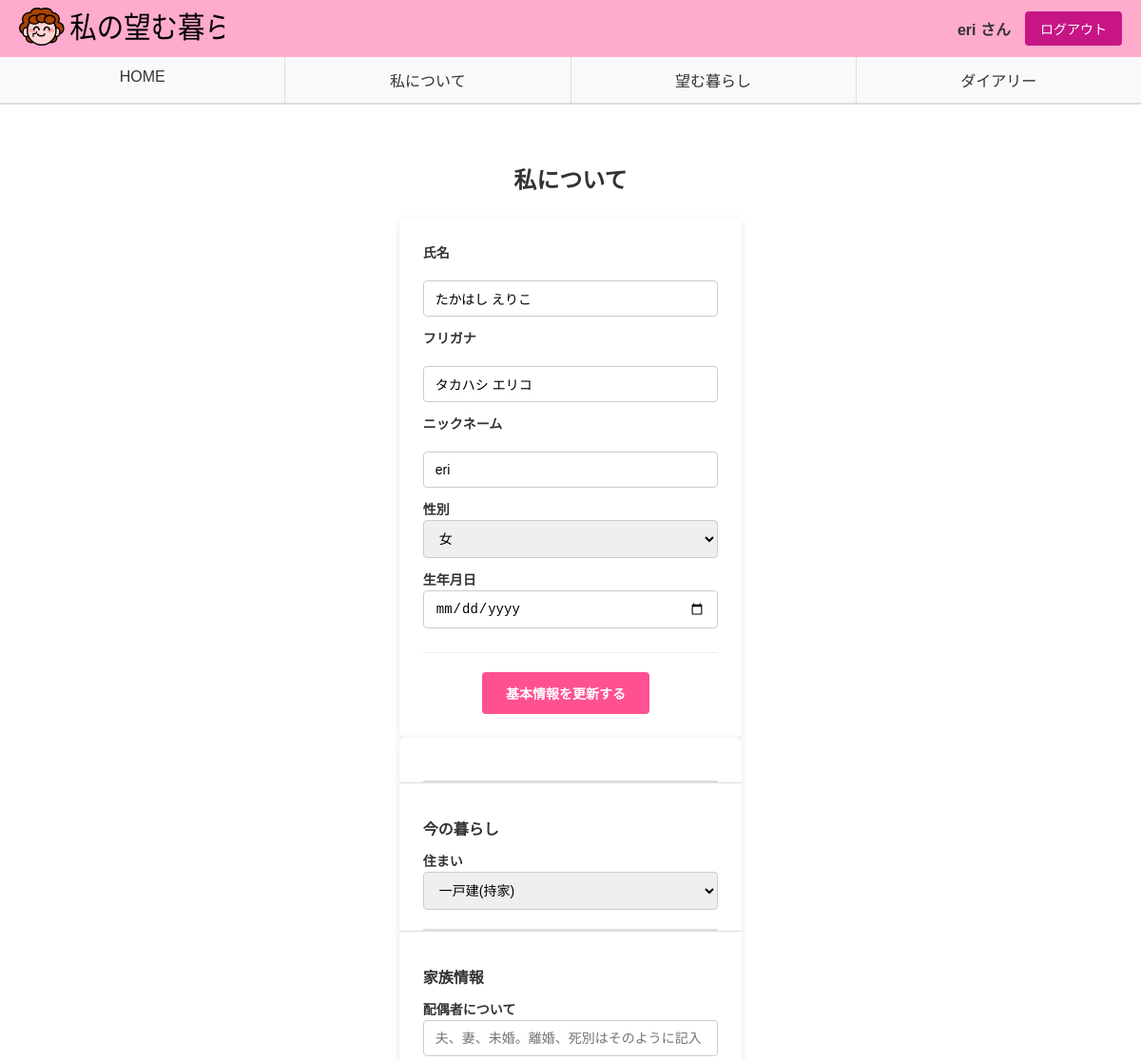
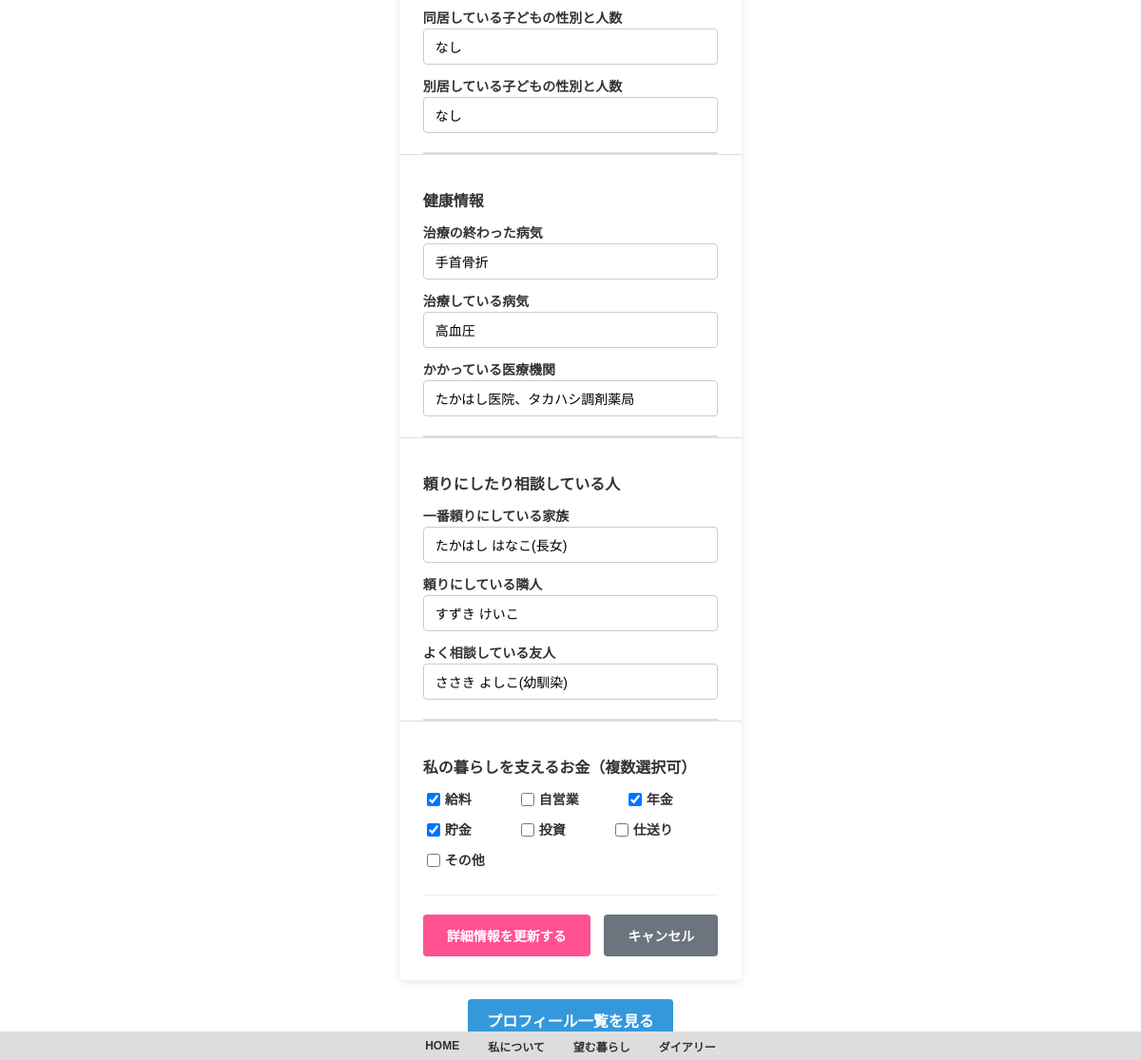
Screenshot of /profile (signed in) with the database file from the repository (2 pictures, top to bottom).
### tables this page shows
CREATE TABLE users (
                id INTEGER PRIMARY KEY AUTOINCREMENT,
                user_id VARCHAR(50) UNIQUE NOT NULL,
                email VARCHAR(100) UNIQUE NOT NULL,
                password VARCHAR(255) NOT NULL,
                user_type VARCHAR(20) DEFAULT 'self' CHECK(user_type IN ('self', 'family')),
                name VARCHAR(100),
                furigana VARCHAR(100),
                nickname VARCHAR(50),
                gender VARCHAR(10) CHECK(gender IN ('男', '女', 'その他')),
                birth_date DATE,
                family_id1 INTEGER,
                family_id2 INTEGER,
                family_id3 INTEGER,
                created_at TIMESTAMP DEFAULT CURRENT_TIMESTAMP,
                updated_at TIMESTAMP DEFAULT CURRENT_TIMESTAMP
            );

CREATE TABLE profiles (
                id INTEGER PRIMARY KEY AUTOINCREMENT,
                user_id VARCHAR(50) NOT NULL,
                home VARCHAR(100),
                spouse TEXT,
                children_living TEXT,
                children_separate TEXT,
                treated_illness TEXT,
                under_treatment TEXT,
                medical_facilities TEXT,
                most_relied_family TEXT,
                trusted_neighbor TEXT,
                consulted_friend TEXT,
                money_sources TEXT,
                created_at TIMESTAMP DEFAULT CURRENT_TIMESTAMP,
                updated_at TIMESTAMP DEFAULT CURRENT_TIMESTAMP,
                FOREIGN KEY (user_id) REFERENCES users (user_id)
            );

### app.py (the view)
@app.route("/profile")
@login_required
def profile():
    user_data = db.get_user_by_id(session["user_id"])
    profile_data = db.get_profile_by_user_id(session["user_id"])
    return render_template("profile.html", user=user_data, profile=profile_data)

### templates/profile.html (shortened to what this page needs)
{% extends "base.html" %}
{% block nickname %}{{ session.get('nickname', 'ゲスト') }}{% endblock %}
{% block content %}
<div class="user-registration">
    <h2>私について</h2>
    <form method="POST" action="{{ url_for('update_user') }}" class="registration-form">
        <div class="form-group">
            <label for="name">氏名</label><br>
            <input type="text" id="name" name="name" value="{{ user[5] if user and user[5] else '' }}" placeholder="氏名を入力">
        </div>
        <div class="form-group">
            <label for="furigana">フリガナ</label><br>
            <input type="text" id="furigana" name="furigana" value="{{ user[6] if user and user[6] else '' }}" placeholder="フリガナを入力">
        </div>
        <div class="form-group">
            <label for="nickname">ニックネーム</label><br>
            <input type="text" id="nickname" name="nickname" value="{{ user[7] if user and user[7] else '' }}" placeholder="表示名を入力">
        </div>
        <div class="form-group">
            <label for="gender">性別</label>
            <select id="gender" name="gender">
                <option value="女" {% if user and user[8]=='女' %}selected{% endif %}>女</option>
            </select>
        </div>
        <div class="form-group">
            <label for="birth_date">生年月日</label>
            <input type="date" id="birth_date" name="birth_date" value="{{ user[9] if user and user[9] else '' }}">
        </div>
        <div class="form-actions">
            <button type="submit" class="submit-btn">基本情報を更新する</button>
        </div>
    </form>
    <form method="POST" action="{{ url_for('update_profile') }}" class="registration-form">
        <div class="family-section">
            <h3>今の暮らし</h3>
            <div class="form-group">
                <label for="home">住まい</label>
                <select id="home" name="home">
                    <option value="一戸建(持家)" {% if profile and profile[2]=='一戸建(持家)' %}selected{% endif %}>一戸建(持家)</option>
                </select>
            </div>
        </div>
        <div class="family-section">
            <h3>家族情報</h3>
            <div class="form-group">
                <label for="spouse">配偶者について</label>
                <input type="text" id="spouse" name="spouse" value="{{ profile[3] if profile and profile[3] else '' }}" placeholder="夫、妻、未婚。離婚、死別はそのように記入">
            </div>
            <div class="form-group">
                <label for="children_living">同居している子どもの性別と人数</label>
                <input type="text" id="children_living" name="children_living" value="{{ profile[4] if profile and profile[4] else '' }}" placeholder="同居 男1人、女2人">
            </div>
            <div class="form-group">
                <label for="children_separate">別居している子どもの性別と人数</label>
                <input type="text" id="children_separate" name="children_separate" value="{{ profile[5] if profile and profile[5] else '' }}" placeholder="別居 男2人、女1人">
            </div>
        </div>
        <div class="family-section">
            <h3>健康情報</h3>
            <div class="form-group">
                <label for="Treated-illness">治療の終わった病気</label>
                <input type="text" id="Treated-illness" name="Treated-illness" value="{{ profile[6] if profile and profile[6] else '' }}" placeholder="治療の終わった病気">
            </div>
            <div class="form-group">
                <label for="under-treatment">治療している病気</label>
                <input type="text" id="under-treatment" name="under-treatment" value="{{ profile[7] if profile and profile[7] else '' }}" placeholder="治療している病気">
            </div>
            <div class="form-group">
                <label for="receiving-treatment">かかっている医療機関</label>
                <input type="text" id="receiving-treatment" name="receiving-treatment" value="{{ profile[8] if profile and profile[8] else '' }}" placeholder="例: ◯◯病院、◯◯医院、◯◯調剤薬局">
            </div>
        </div>
        <div class="family-section">
            <h3>頼りにしたり相談している人</h3>
                <div class="form-group">
                    <label for="most-relied-upon-family">一番頼りにしている家族</label>
                    <input type="text" id="most-relied-upon-family" name="most-relied-upon-family" value="{{ profile[9] if profile and profile[9] else '' }}" placeholder="例: 山田 太郎(長男)">
                </div>
                <div class="form-group">
                    <label for="trusted-neighbor">頼りにしている隣人</label>
                    <input type="text" id="trusted-neighbor" name="trusted-neighbor" value="{{ profile[10] if profile and profile[10] else '' }}" placeholder="例: 鈴木 花子">
                </div>
                <div class="form-group">
                    <label for="consulted-friend">よく相談している友人</label>
                    <input type="text" id="consulted-friend" name="consulted-friend" value="{{ profile[11] if profile and profile[11] else '' }}" placeholder="例: 佐藤 次郎(サークルの友人)">
                </div>
            </div>
            <div class="family-section">
                <h3>私の暮らしを支えるお金（複数選択可）</h3>
                <div class="form-group">
                    <div class="checkbox-grid">
                        <div class="checkbox-row">
                            <div class="checkbox-item">
                                <input type="checkbox" id="salary" name="money" value="給料" {% if profile and profile[12] and '給料' in profile[12] %}checked{% endif %}>
                                <label for="salary">給料</label>
                            </div>
                            <div class="checkbox-item">
                                <input type="checkbox" id="self-employed" name="money" value="自営業" {% if profile and profile[12] and '自営業' in profile[12] %}checked{% endif %}>
                                <label for="self-employed">自営業</label>
                            </div>
                            <div class="checkbox-item">
                                <input type="checkbox" id="pension" name="money" value="年金" {% if profile and profile[12] and '年金' in profile[12] %}checked{% endif %}>
                                <label for="pension">年金</label>
                            </div>
                        </div>
                        <div class="checkbox-row">
                            <div class="checkbox-item">
                                <input type="checkbox" id="savings" name="money" value="貯金" {% if profile and profile[12] and '貯金' in profile[12] %}checked{% endif %}>
                                <label for="savings">貯金</label>
                            </div>
                            <div class="checkbox-item">
                                <input type="checkbox" id="investment" name="money" value="投資" {% if profile and profile[12] and '投資' in profile[12] %}checked{% endif %}>
                                <label for="investment">投資</label>
                            </div>
                            <div class="checkbox-item">
                                <input type="checkbox" id="remittance" name="money" value="仕送り" {% if profile and profile[12] and '仕送り' in profile[12] %}checked{% endif %}>
                                <label for="remittance">仕送り</label>
                            </div>
                        </div>
                        <div class="checkbox-row">
                            <div class="checkbox-item">
                                <input type="checkbox" id="other" name="money" value="その他" {% if profile and profile[12] and 'その他' in profile[12] %}checked{% endif %}>
                                <label for="other">その他</label>
                            </div>
                        </div>
                    </div>
                </div>
            </div>
            <div class="form-actions">
                <button type="submit" class="submit-btn">詳細情報を更新する</button>
                <button type="button" class="cancel-btn" onclick="window.location.href='{{ url_for('dashboard') }}'">キャンセル</button>
            </div>
    </form>
</div>
<div class="profile-actions">
    <a href="{{ url_for('profile_table') }}" class="info-link">プロフィール一覧を見る</a>
</div>
{% endblock %}

### templates/base.html (shortened to what this page needs)
<!DOCTYPE html>
<html lang="ja">
<head>
    <link rel="stylesheet" href="{{ url_for('static', filename='style.css') }}">
</head>
<body>
    <header class="main-header">
        <div class="header-content">
            <div class="header-left">
                <img src="{{ url_for('static', filename='images/logomark2.svg') }}" alt="logomark" class="header-logo">
            </div>
            <div class="header-right">
                <div class="user-info">
                    <a href="{{ url_for('user') }}" class="user-link">
                        <span class="nickname">{% block nickname %}ゲスト{% endblock %} さん</span>
                    </a>
                    <a href="{{ url_for('logout') }}" class="logout-btn" style="text-decoration: none;">ログアウト</a>
                </div>
            </div>
        </div>
        <nav class="nav-tabs">
            <a href="{{ url_for('dashboard') }}" class="nav-tab">HOME</a>
            <a href="{{ url_for('profile') }}" class="nav-tab">私について</a>
            <a href="{{ url_for('iwlm') }}" class="nav-tab">望む暮らし</a>
            <a href="{{ url_for('diary_calendar') }}" class="nav-tab">ダイアリー</a>
        </nav>
    </header>
    <main class="main-content">
        {% block content %}{% endblock %}
    </main>
    <footer class="main-footer">
        <div class="footer-content">
            <div class="footer-section">
                <a href="{{ url_for('dashboard') }}" class="footer-main-link">HOME</a>
            </div>
            <div class="footer-section">
                <a href="{{ url_for('profile') }}" class="footer-main-link">私について</a>
            </div>
            <div class="footer-section">
                <a href="{{ url_for('iwlm') }}" class="footer-main-link">望む暮らし</a>
            </div>
            <div class="footer-section">
                <a href="{{ url_for('diary_calendar') }}" class="footer-main-link">ダイアリー</a>
            </div>
        </div>
    </footer>
</body>
</html>

### rows the page displays
users: name "たかはし えりこ", furigana "タカハシ エリコ", nickname "eri", gender "女"
profiles: home "一戸建(持家)", children_living "なし", children_separate "なし", Treated-illness "手首骨折", under-treatment "高血圧", receiving-treatment "たかはし医院、タカハシ調剤薬局", most-relied-upon-family "たかはし はなこ(長女)", trusted-neighbor "すずき けいこ", consulted-friend "ささき よしこ(幼馴染)", money_sources "☑"

### other values shown
{{ session.get('nickname', 'ゲスト') }} "eri"
